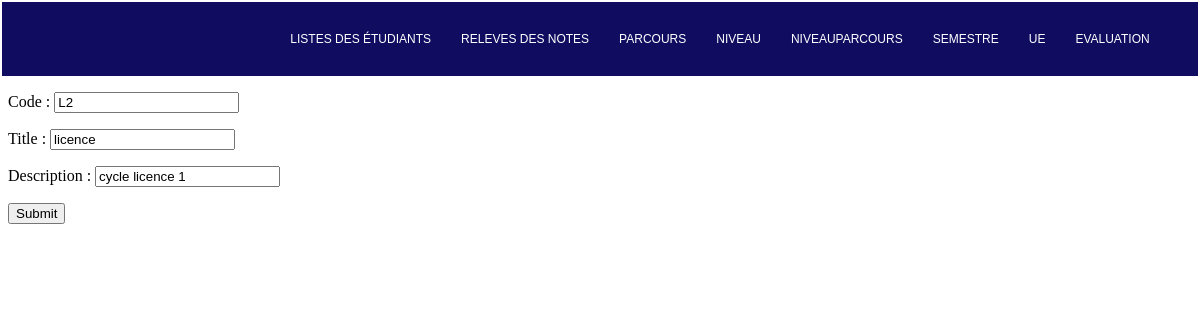
/niveau/modifier_niveau/3/, run on the app's committed database.
### niveau/models.py (models this page shows, shortened)
class NiveauModel(models.Model):
    code = models.CharField(max_length=12,null=True)
    title = models.CharField(max_length=255,null=True)
    description = models.CharField(max_length = 1000,null=True)
    class Meta:
        ordering = ['code']

### niveau/views.py (the view)
# urls.py: path('modifier_niveau/<str:pk>/',modifier_niveau,name='modifier_niveau'),
def modifier_niveau(request,pk):
    data = NiveauModel.objects.get(id=pk)
    form = NiveauForms(instance = data)
    if request.method == 'POST':
        form = NiveauForms(request.POST,instance = data)
        if form.is_valid():
            form.save()
            return redirect('home_niveau')
    context = {
        'form':form,
    }
    return render(request,'ajouter_niveau.html',context)

### niveau/forms.py
class NiveauForms(forms.ModelForm):
    class Meta:
        model = NiveauModel
        fields = '__all__'

### niveau/templates/ajouter_niveau.html (shortened to what this page needs)
{% extends 'base.html' %}  {% block content %}
<div class="content">
    <form action="" method="post">
        {% csrf_token %} {{form.as_p }}
        <input type="submit" value="Submit">
    </form>
</div>
{% endblock %}

### data on the page
NiveauModel: code "L2", title "licence", description "cycle licence 1"
